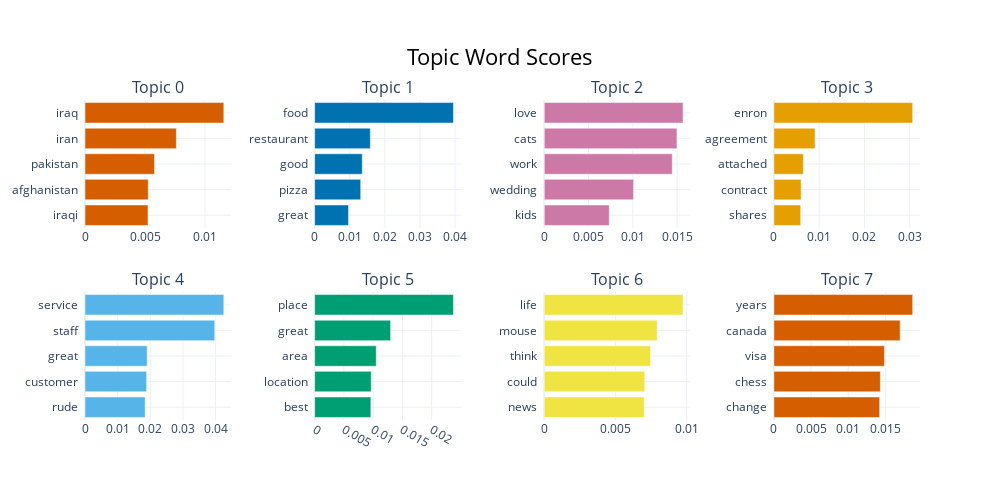

This figure's notebook cell:
### Code cell
model.visualize_barchart()

### Figure 1 — Plotly figure (JSON) as saved in the notebook; plotly's stock layout.template omitted (floating-point values rounded to 4 significant figures)
{"data": [{"marker": {"color": "#D55E00"}, "orientation": "h", "type": "bar", "x": [0.005247, 0.005268, 0.005789, 0.007609, 0.01156], "xaxis": "x", "y": ["iraqi  ", "afghanistan  ", "pakistan  ", "iran  ", "iraq  "], "yaxis": "y"}, {"marker": {"color": "#0072B2"}, "orientation": "h", "type": "bar", "x": [0.009655, 0.01313, 0.01357, 0.01587, 0.03955], "xaxis": "x2", "y": ["great  ", "pizza  ", "good  ", "restaurant  ", "food  "], "yaxis": "y2"}, {"marker": {"color": "#CC79A7"}, "orientation": "h", "type": "bar", "x": [0.007338, 0.01009, 0.01445, 0.01498, 0.01567], "xaxis": "x3", "y": ["kids  ", "wedding  ", "work  ", "cats  ", "love  "], "yaxis": "y3"}, {"marker": {"color": "#E69F00"}, "orientation": "h", "type": "bar", "x": [0.005927, 0.006018, 0.006516, 0.009097, 0.03066], "xaxis": "x4", "y": ["shares  ", "contract  ", "attached  ", "agreement  ", "enron  "], "yaxis": "y4"}, {"marker": {"color": "#56B4E9"}, "orientation": "h", "type": "bar", "x": [0.01842, 0.01888, 0.01904, 0.03974, 0.04251], "xaxis": "x5", "y": ["rude  ", "customer  ", "great  ", "staff  ", "service  "], "yaxis": "y5"}, {"marker": {"color": "#009E73"}, "orientation": "h", "type": "bar", "x": [0.0096, 0.009664, 0.01053, 0.01297, 0.0237], "xaxis": "x6", "y": ["best  ", "location  ", "area  ", "great  ", "place  "], "yaxis": "y6"}, {"marker": {"color": "#F0E442"}, "orientation": "h", "type": "bar", "x": [0.007014, 0.007051, 0.007456, 0.007923, 0.009742], "xaxis": "x7", "y": ["news  ", "could  ", "think  ", "mouse  ", "life  "], "yaxis": "y7"}, {"marker": {"color": "#D55E00"}, "orientation": "h", "type": "bar", "x": [0.01423, 0.01432, 0.01487, 0.01699, 0.01867], "xaxis": "x8", "y": ["change  ", "chess  ", "visa  ", "canada  ", "years  "], "yaxis": "y8"}], "layout": {"annotations": [{"font": {"size": 16}, "showarrow": false, "text": "Topic 0", "x": 0.0875, "xanchor": "center", "xref": "paper", "y": 1, "yanchor": "bottom", "yref": "paper"}, {"font": {"size": 16}, "showarrow": false, "text": "Topic 1", "x": 0.3625, "xanchor": "center", "xref": "paper", "y": 1, "yanchor": "bottom", "yref": "paper"}, {"font": {"size": 16}, "showarrow": false, "text": "Topic 2", "x": 0.6375, "xanchor": "center", "xref": "paper", "y": 1, "yanchor": "bottom", "yref": "paper"}, {"font": {"size": 16}, "showarrow": false, "text": "Topic 3", "x": 0.9125, "xanchor": "center", "xref": "paper", "y": 1, "yanchor": "bottom", "yref": "paper"}, {"font": {"size": 16}, "showarrow": false, "text": "Topic 4", "x": 0.0875, "xanchor": "center", "xref": "paper", "y": 0.4, "yanchor": "bottom", "yref": "paper"}, {"font": {"size": 16}, "showarrow": false, "text": "Topic 5", "x": 0.3625, "xanchor": "center", "xref": "paper", "y": 0.4, "yanchor": "bottom", "yref": "paper"}, {"font": {"size": 16}, "showarrow": false, "text": "Topic 6", "x": 0.6375, "xanchor": "center", "xref": "paper", "y": 0.4, "yanchor": "bottom", "yref": "paper"}, {"font": {"size": 16}, "showarrow": false, "text": "Topic 7", "x": 0.9125, "xanchor": "center", "xref": "paper", "y": 0.4, "yanchor": "bottom", "yref": "paper"}], "height": 500, "hoverlabel": {"bgcolor": "white", "font": {"family": "Rockwell", "size": 16}}, "showlegend": false, "title": {"font": {"color": "Black", "size": 22}, "text": "Topic Word Scores", "x": 0.5, "xanchor": "center", "yanchor": "top"}, "width": 1000, "xaxis": {"anchor": "y", "domain": [0, 0.175], "showgrid": true}, "xaxis2": {"anchor": "y2", "domain": [0.275, 0.45], "showgrid": true}, "xaxis3": {"anchor": "y3", "domain": [0.55, 0.725], "showgrid": true}, "xaxis4": {"anchor": "y4", "domain": [0.825, 1], "showgrid": true}, "xaxis5": {"anchor": "y5", "domain": [0, 0.175], "showgrid": true}, "xaxis6": {"anchor": "y6", "domain": [0.275, 0.45], "showgrid": true}, "xaxis7": {"anchor": "y7", "domain": [0.55, 0.725], "showgrid": true}, "xaxis8": {"anchor": "y8", "domain": [0.825, 1], "showgrid": true}, "yaxis": {"anchor": "x", "domain": [0.6, 1], "showgrid": true}, "yaxis2": {"anchor": "x2", "domain": [0.6, 1], "showgrid": true}, "yaxis3": {"anchor": "x3", "domain": [0.6, 1], "showgrid": true}, "yaxis4": {"anchor": "x4", "domain": [0.6, 1], "showgrid": true}, "yaxis5": {"anchor": "x5", "domain": [0, 0.4], "showgrid": true}, "yaxis6": {"anchor": "x6", "domain": [0, 0.4], "showgrid": true}, "yaxis7": {"anchor": "x7", "domain": [0, 0.4], "showgrid": true}, "yaxis8": {"anchor": "x8", "domain": [0, 0.4], "showgrid": true}}}
